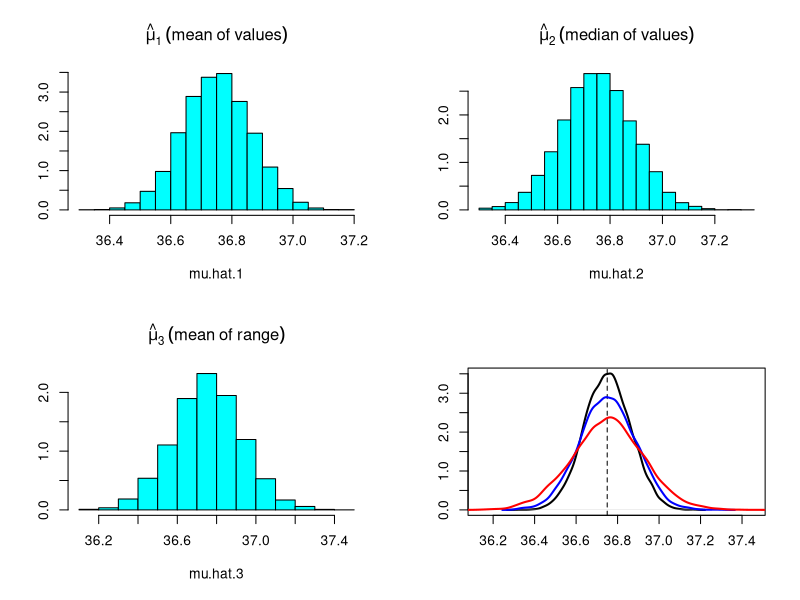
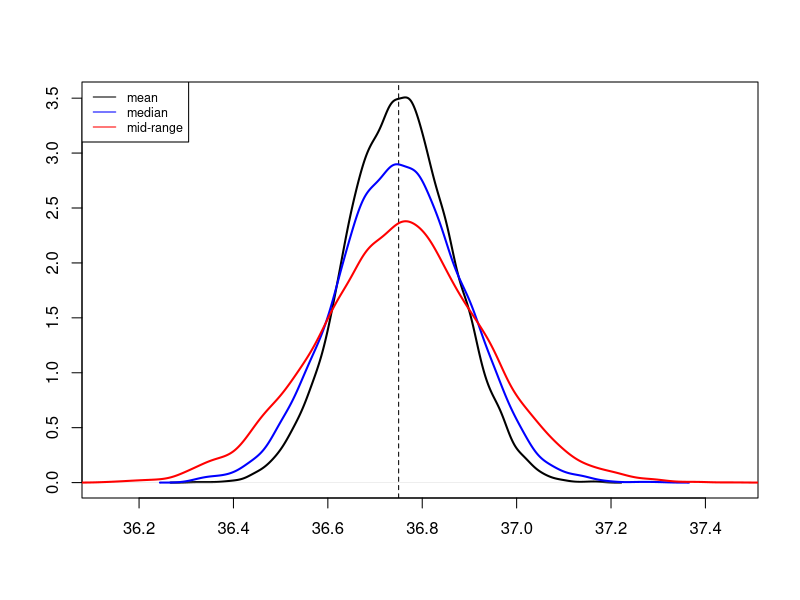
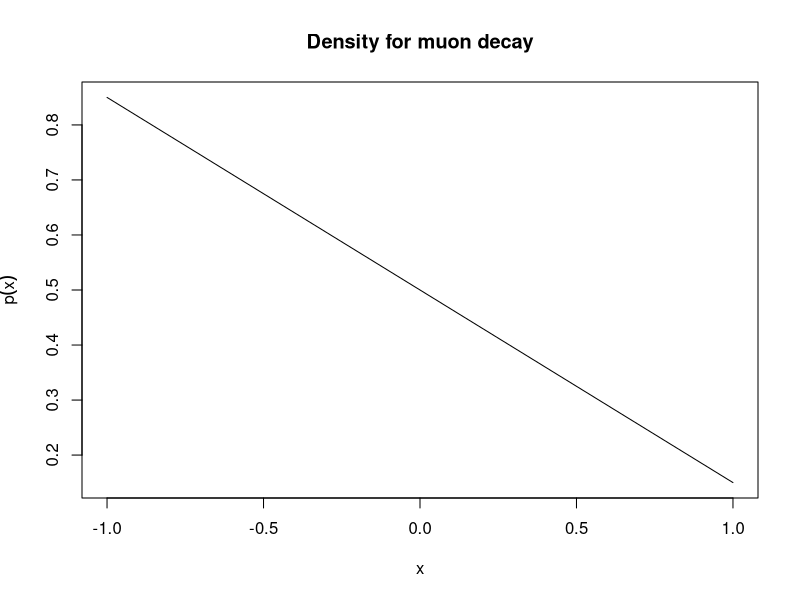
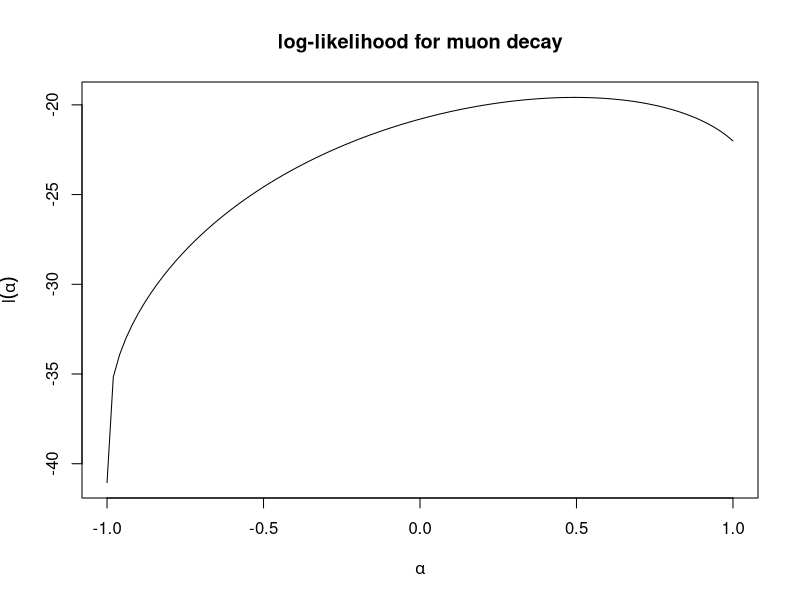
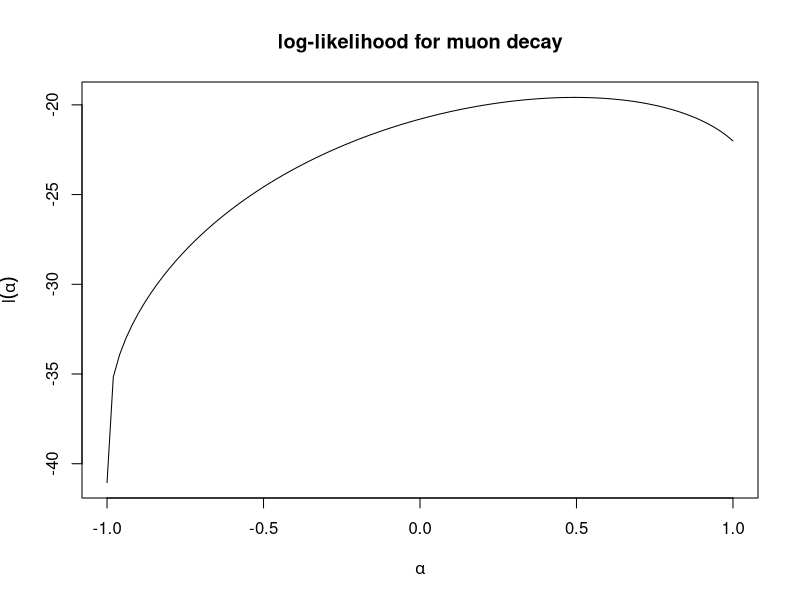
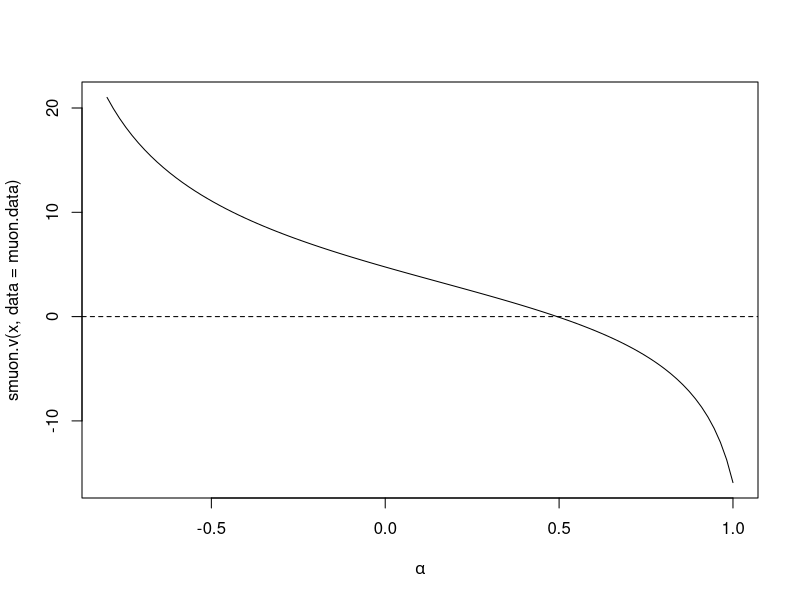

These figures' R source, in order:
## ---- chunk 1
mu <- 36.75
sigma <- 0.45

# we consider three different estimators of mu:
#
# mu.hat.1 = sample mean
# mu.hat.2 = sample median
# mu.hat.3 = midpoint of the range of the sample
#
# hence simulate the sampling distributions of these 
# three estimators based on 10^4 samples with n=16

samplesize <- 16

mu.hat.1 <- c()
mu.hat.2 <- c()
mu.hat.3 <- c()

for (i in 1:10000) {
  x <- rnorm(samplesize, mean=mu, sd=sigma)
  mu.hat.1 <- c(mu.hat.1, mean(x))
  mu.hat.2 <- c(mu.hat.2, median(x))
  mu.hat.3 <- c(mu.hat.3, mean(range(x)))
}
## ---- chunk 2
par(mfrow=c(2,2)) 
hist(mu.hat.1, main=expression(hat(mu)[1]~(mean~of~values)), freq=F, col="cyan", ylab="")
hist(mu.hat.2, main=expression(hat(mu)[2]~(median~of~values)), freq=F, col="cyan", ylab="")
hist(mu.hat.3, main=expression(hat(mu)[3]~(mean~of~range)), freq=F, col="cyan", ylab="")
d1 <- density(mu.hat.1)
d2 <- density(mu.hat.2)
d3 <- density(mu.hat.3)
plot(d1, lwd=2, main="", xlim=range(mu.hat.3), xlab="", ylab="")
abline(v=mu, lty=2)
lines(d2, lwd=2, col="blue")
lines(d3, lwd=2, col="red")
par(mfrow=c(1,1))
## ---- chunk 3
# comparison of empirical distributions 
plot(d1, lwd=2, main="", xlim=range(mu.hat.3), xlab="", ylab="")
legend("topleft", lty=c(1,1,1), col=c("black", "blue", "red"), cex=0.75, legend=c("mean", "median", "mid-range"))
abline(v=mu, lty=2)
lines(d2, lwd=2, col="blue")
lines(d3, lwd=2, col="red")
## ---- chunk 4
# compute the mean and the standard deviations 
# (i.e. the standard errors) of the estimators
mean(mu.hat.1)
sd(mu.hat.1)

mean(mu.hat.2)
sd(mu.hat.2)

mean(mu.hat.3)
sd(mu.hat.3)
## ---- chunk 5
# numerical computation of MLE
# and of its asymptotic distribution
muon.data <- c(0.41040018,  0.91061564, -0.61106896,  0.39736684,  0.37997637, 0.34565436,
               0.01906680, -0.28765977, -0.33169289,  0.99989810, -0.35203164, 0.10360470,
               0.30573300,  0.75283842, -0.33736278, -0.91455101, -0.76222116, 0.27150040,
               -0.01257456,  0.68492778, -0.72343908,  0.45530570,  0.86249107, 0.52578673,
               0.14145264,  0.76645754, -0.65536275,  0.12497668,  0.74971197, 0.53839119)

# function for density of muon decay
dmuon <- function(x, alpha){
  d <- (1+alpha*x)/2
  return(d)
}

# compute dmuon() for some values of x
x <- muon.data[1]
x
dmuon(x, alpha=0.7)

# this function works also if x is a vector
x <- muon.data[1:4]
dmuon(x, alpha=0.7)
## ---- chunk 6
# plot the density for some alpha values
a <- 0.7 # positive
a <- 0   # zero
a <- -0.7 # negative

curve(dmuon(x , alpha=a), from=-1, to=1, ylab=expression(p(x)), main='Density for muon decay')
## ---- chunk 7
# function for log-likelihood
lmuon <- function(alpha, data){
  l <- sum(log(1+alpha*data))-length(data)*log(2)
  return(l)
}

# compute for some value of alpha
lmuon(-0.4, data=muon.data)

# this function doesn't work as expected  if one tries to use  it with a vector of values or plot a curve. 
# alpha <- c(-0.4, 0.2, 0.7)
# lmuon(alpha, data=muon.data)
# 
# curve(lmuon(x, data=muon.data), -1, 1)

# we need to "vectorize" the function
lmuon.v <- function(alpha, data){
  l <- c()
  for (a in alpha) l <- c(l, lmuon(a, data))
  return(l)
}

lmuon(-0.4, data=muon.data)
alpha <- c(-0.4, 0.2, 0.7)
lmuon.v(alpha, data=muon.data)

xl <- expression(alpha)
yl <- expression(l(alpha))
mt <- "log-likelihood for muon decay"

curve(lmuon.v(x, data=muon.data), from=-1, to=1, xlab=xl, ylab=yl, main=mt)

# "Vectorize" function
lmuon.v <- Vectorize(FUN=lmuon, vectorize.args = "alpha")
lmuon.v

lmuon.v(alpha, data=muon.data)
curve(lmuon.v(x, data=muon.data), from=-1, to=1, xlab=xl, ylab=yl, main=mt)
## ---- chunk 8
# score function
smuon <- function(alpha, data){
  l <- sum(data/(1+alpha*data))
  return(l)
}

smuon.v <- Vectorize(FUN=smuon, vectorize.args = "alpha")
curve(smuon.v(x, data=muon.data), -0.8, 1, xlab=xl)
abline(h=0, lty=2)
## ---- chunk 9
# The function uniroot() searches the interval from
# lower to upper for a root (i.e., zero)
uniroot(f=smuon, data=muon.data, lower=-1, upper=1)

uniroot(f=smuon, data=muon.data, interval=c(-1,1))


# optimization functions that by default perform minimization
minus.lmuon <- function(alpha, data) -lmuon(alpha, data)

nlminb(start=0.6, objective=minus.lmuon, data=muon.data, lower=-1, upper=1)

optim(0.6, fn=minus.lmuon, data=muon.data, lower=-1, upper=1)
optim(0.6, fn=minus.lmuon, method="Brent",data=muon.data, lower=-1, upper=1)
## ---- chunk 10
# recall the log-likelihood function
lmuon <- function(alpha, data){
  l <- sum(log(1+alpha*data))-length(data)*log(2)
  return(l)
}

minus.lmuon <- function(alpha, data) -lmuon(alpha, data)

# compute the MLE alpha.hat of alpha
alpha.hat <- nlminb(0.6, minus.lmuon, data=muon.data, lower=-1, upper=1)$par

# compute the observed information at alpha.hat
j <- sum(muon.data^2/(1+alpha.hat*muon.data)^2)
j

# asymptotic approximation of the standard error
se <- sqrt(1/j)
se

# approximate 95% confidence interval
alpha.hat +c(-1, 1)*1.96*se

# is the distribution uniform over the interval (-1;1)?
#
# H_0: alpha=0
# H_1: alpha!=0
t.obs <- (alpha.hat-0)/se
p.value <- 2*pnorm(-abs(t.obs))
p.value
## ---- chunk 11
# numerical derivative
library(numDeriv)

H <- hessian(func = lmuon, x = alpha.hat, data = muon.data)
j <- -H[1,1]
sqrt(1/j)
## ---- chunk 12
# data 
x <- c(56,65,17,7,16,22,3,4,2,3,8,4,3,30,4,43)
## ---- chunk 13
score <- function(beta, data)
{
  n <- length(data)
  n/beta +sum(log(data))-n*(sum(x^beta*log(data))/(sum(data^beta)))
}

hat.beta <- uniroot(score, data=x, interval=c(0.1,100))$root
hat.beta
hat.alpha <- (mean(x^hat.beta))^(1/hat.beta)
hat.alpha
## ---- chunk 14
# density of Weibull distribution (as given in the slide)
dW <- function(x, alpha, beta) beta*alpha^-1*(x/alpha)^(beta-1)*exp(-(x/alpha)^beta)
dW(1, alpha=1, beta=2)

# equivalent build-in function

# shape = beta
# scale = alpha

dweibull(1, scale=1, shape=2)


# log-likelihood function
#
# Note that:
# 1.  the parameters are given as a single vector and 
#     as first argument, this is a requirement of the function 
#     nlminb() used later for optimization
#
# 2. we exploit the function dW() so as to avoid the 
#    explicit computation (and implementation) of the
#    log-likelihood function

loglik.W <- function(par, data){#par=c(alpha, beta)
  alpha <- par[1]
  beta  <- par[2]
  l <- sum(log(dW(data, alpha, beta))) 
  return(l)
}

# change the sign of the log-likelihood function 
# (required because the function nlminb() is a minimizer)
#
minus.loglik.W <- function(par, data) -loglik.W(par, data)


# Numerical computation of the Maximum Likelihood Estimates 
# of alpha and beta
#
opt.result <- nlminb(start = c(1,1), objective = minus.loglik.W, data=x)
opt.result$par

# store the estimate as scalars
alpha.hat <- opt.result$par[1]
beta.hat  <- opt.result$par[2]
alpha.hat
beta.hat
## ---- chunk 15
# Compute the observed information matrix
# with a function for numerical derivatives

library(numDeriv)

# Hessian Matrix
H <- hessian(func = loglik.W, x = c(alpha.hat, beta.hat), data=x)
H

# observed Fisher information  matrix
J <- -H
J

# asymptotic variance and covariance matrix

asy.var <- solve(J)
asy.var

# (approximate) standard error of parameters

se.alpha <- sqrt(asy.var[1,1])
se.beta  <- sqrt(asy.var[2,2])

# 95% (approximate) confidence intervals

alpha.hat+c(-1,1)*qnorm(0.975)*se.alpha
beta.hat +c(-1,1)*qnorm(0.975)*se.beta

# memoryless property?
#
# H_0: beta=1
# H_1: beta!=1

t.obs <- (beta.hat-1)/se.beta
t.obs

p.value <- 2*pnorm(-abs(t.obs))
p.value
